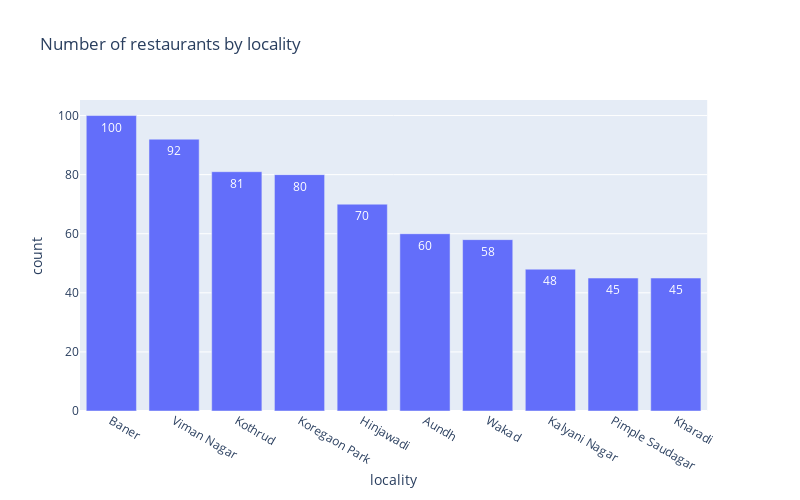

The cell this chart's notebook holds for it:
### Markdown cell above
## Locality

- Which are the top 10 localities in Pune with the highest number of restaurants?

### Code cell
top_10_localities = pune_data.groupby('locality').size().sort_values(ascending = False)[:10]
px.bar(top_10_localities.reset_index(name='count'), x='locality', y='count', width=800, height=500, 
       title = 'Number of restaurants by locality', text='count')

### Figure 1 — Plotly figure (JSON) as saved in the notebook; plotly's stock layout.template omitted (floating-point values rounded to 4 significant figures)
{"data": [{"alignmentgroup": "True", "hoverlabel": {"namelength": 0}, "hovertemplate": "locality=%{x}<br>count=%{text}", "legendgroup": "", "marker": {"color": "#636efa"}, "name": "", "offsetgroup": "", "orientation": "v", "showlegend": false, "text": [100, 92, 81, 80, 70, 60, 58, 48, 45, 45], "textposition": "auto", "type": "bar", "x": ["Baner", "Viman Nagar", "Kothrud", "Koregaon Park", "Hinjawadi", "Aundh", "Wakad", "Kalyani Nagar", "Pimple Saudagar", "Kharadi"], "xaxis": "x", "y": [100, 92, 81, 80, 70, 60, 58, 48, 45, 45], "yaxis": "y"}], "layout": {"barmode": "relative", "height": 500, "legend": {"tracegroupgap": 0}, "title": {"text": "Number of restaurants by locality"}, "width": 800, "xaxis": {"anchor": "y", "domain": [0, 0.98], "title": {"text": "locality"}}, "yaxis": {"anchor": "x", "domain": [0, 1], "title": {"text": "count"}}}}
